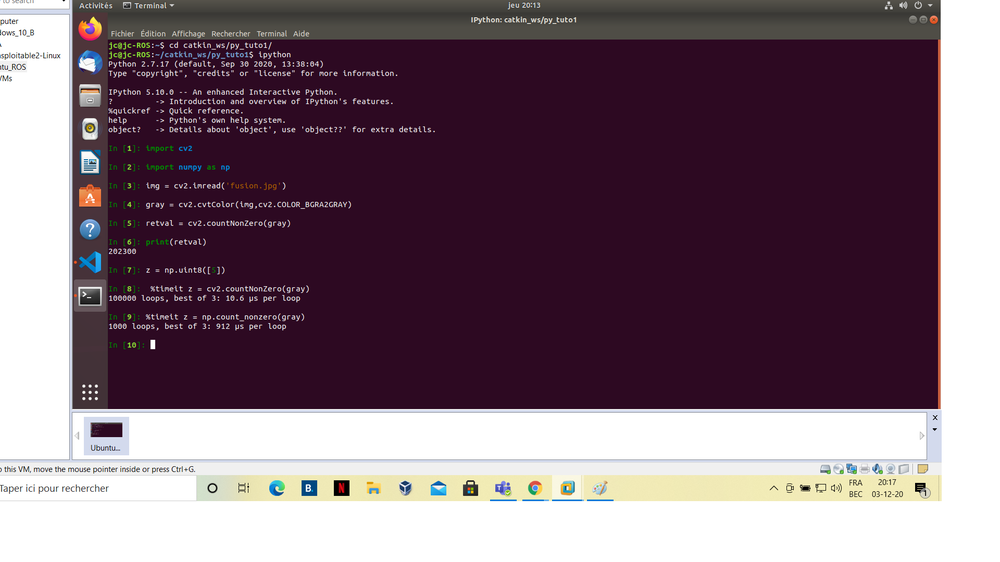
#> input picture B_CORE_OPERATIONS/3_Performance_Measurement_and_Imporovement_Techniques/2_Measur_Perf_Timit.png, 1000 x 562 px, shrunk from 1920 x 1080 before the run, given in place of jc.mp4, which was not available
$ python 1_changColorSpace.py
#> lines starting #> are read from the running program, lines starting #| are printed output that depends on the picture; after the words box and inside, x2 and y2 are one past the last pixel; in counts of white or black regions, pixels touching at a corner belong together
import cv2
import numpy as np

cap = cv2.VideoCapture('jc.mp4')

while(1):

    # Take each frame
    _, frame = cap.read()
#> frame is the input picture: shape (562, 1000, 3); mean B, G, R 116, 104.3, 124

    # Convert BGR to HSV
    hsv = cv2.cvtColor(frame, cv2.COLOR_BGR2HSV)
#> hsv: shape (562, 1000, 3); mean H, S, V 94.9, 116.3, 125.5

    # define range of blue color in HSV
    lower_blue = np.array([110,50,50])
    upper_blue = np.array([130,255,255])

    # Threshold the HSV image to get only blue colors
    mask = cv2.inRange(hsv, lower_blue, upper_blue)
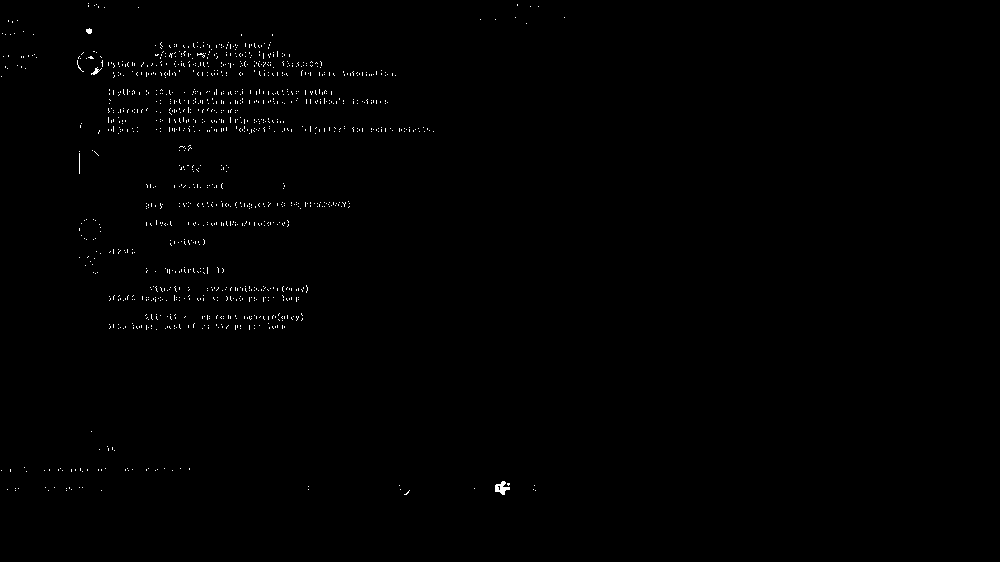
#> mask: shape (562, 1000); 0.48% white in thin lines or dots, all inside (x1, y1, x2, y2) = (1, 3, 565, 495)

    # Bitwise-AND mask and original image
    res = cv2.bitwise_and(frame,frame, mask= mask)

    cv2.imshow('frame',frame)
    cv2.imshow('mask',mask)
    cv2.imshow('res',res)
    k = cv2.waitKey(25) & 0xFF
#> (key Esc is pressed here)
    if k == 27:
        break

cv2.destroyAllWindows()

$ run again, on B_CORE_OPERATIONS/3_Performance_Measurement_and_Imporovement_Techniques/4_comparecv2_numpy.png
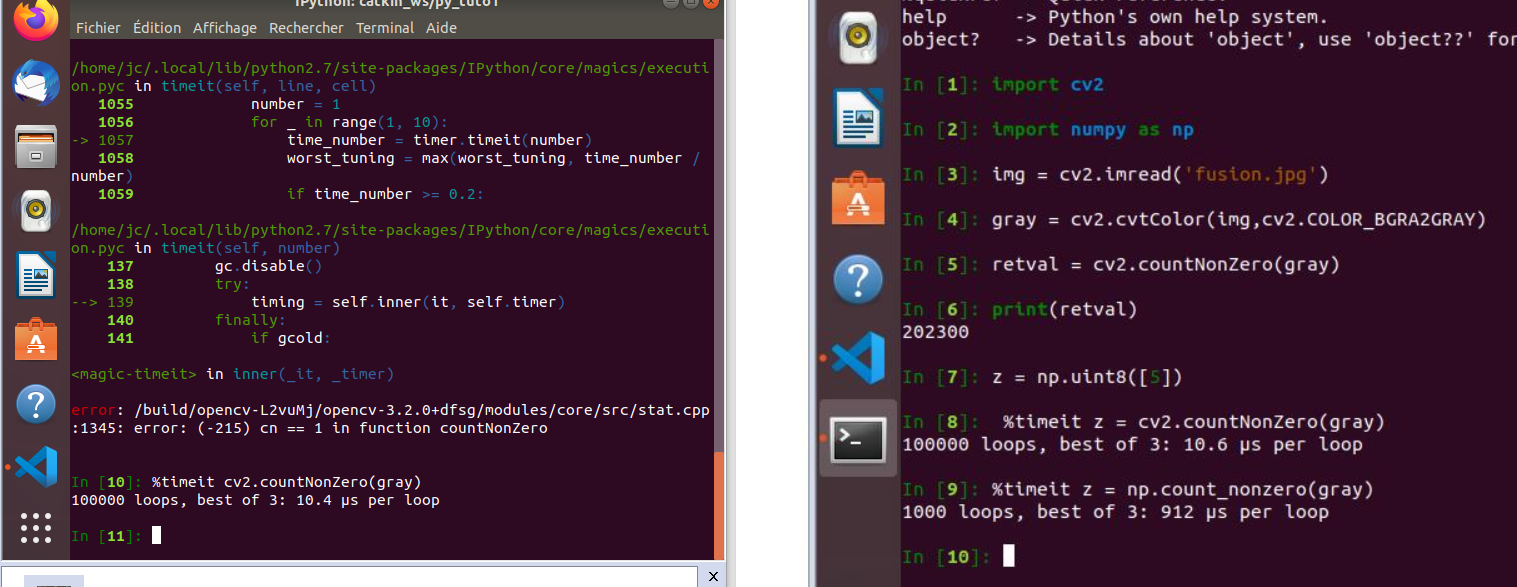
#> input picture B_CORE_OPERATIONS/3_Performance_Measurement_and_Imporovement_Techniques/4_comparecv2_numpy.png, 1517 x 587 px, given in place of jc.mp4, which was not available
#> frame is the input picture: shape (587, 1517, 3); mean B, G, R 63.7, 46.3, 73.2
#> hsv: shape (587, 1517, 3); mean H, S, V 135.7, 159.8, 76.6
#> `mask = cv2.inRange(hsv, lower_blue, upper_blue)`:
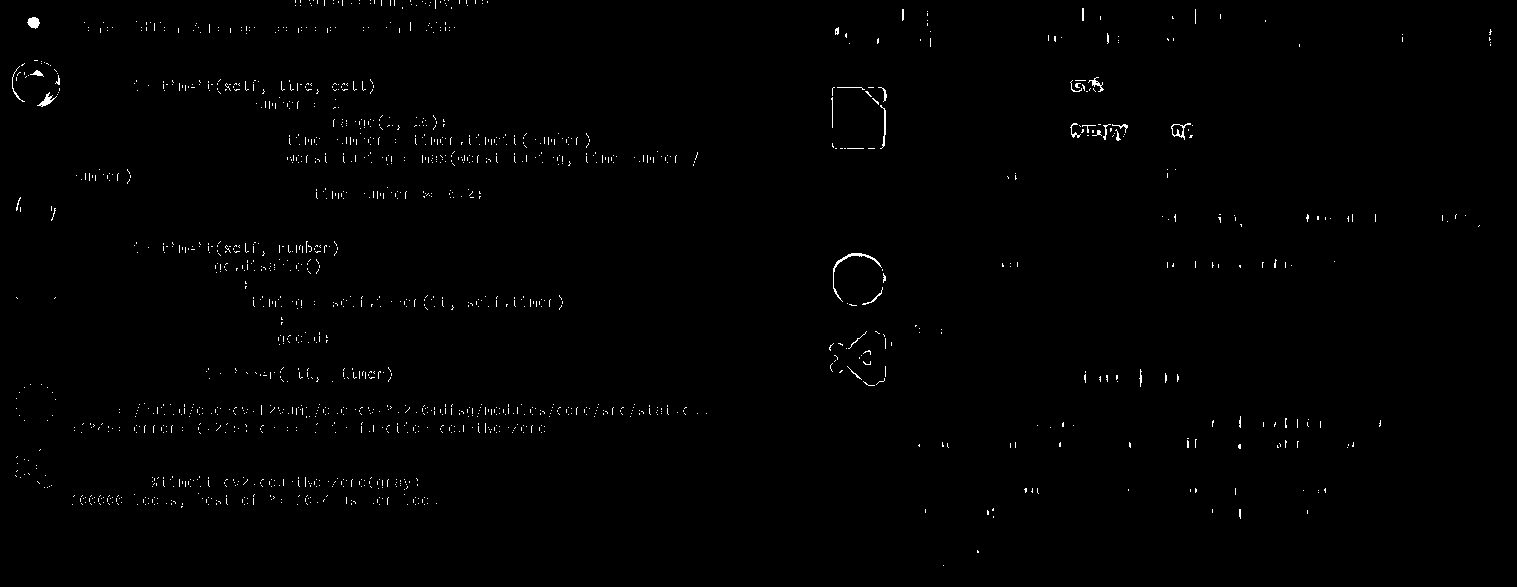
#> mask: shape (587, 1517); 0.64% white in thin lines or dots
#> `res = cv2.bitwise_and(frame,frame, mask= mask)`:
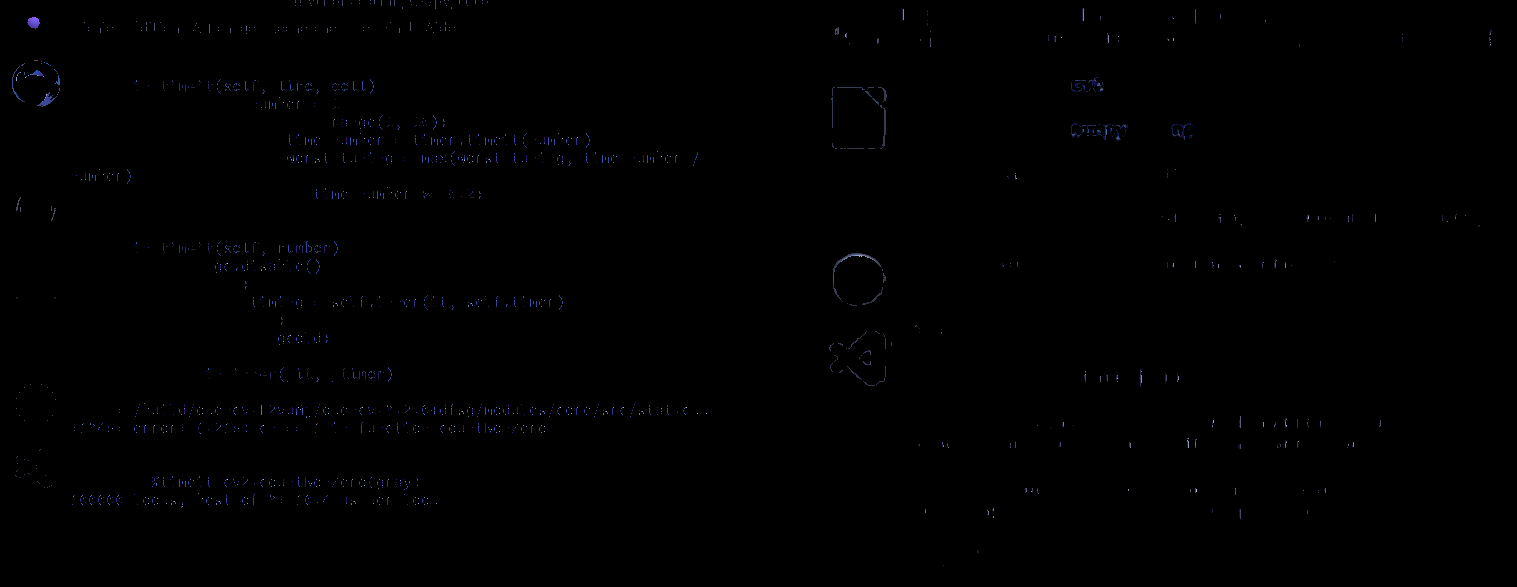
#> res: shape (587, 1517, 3); mean B, G, R 0.8, 0.4, 0.4
